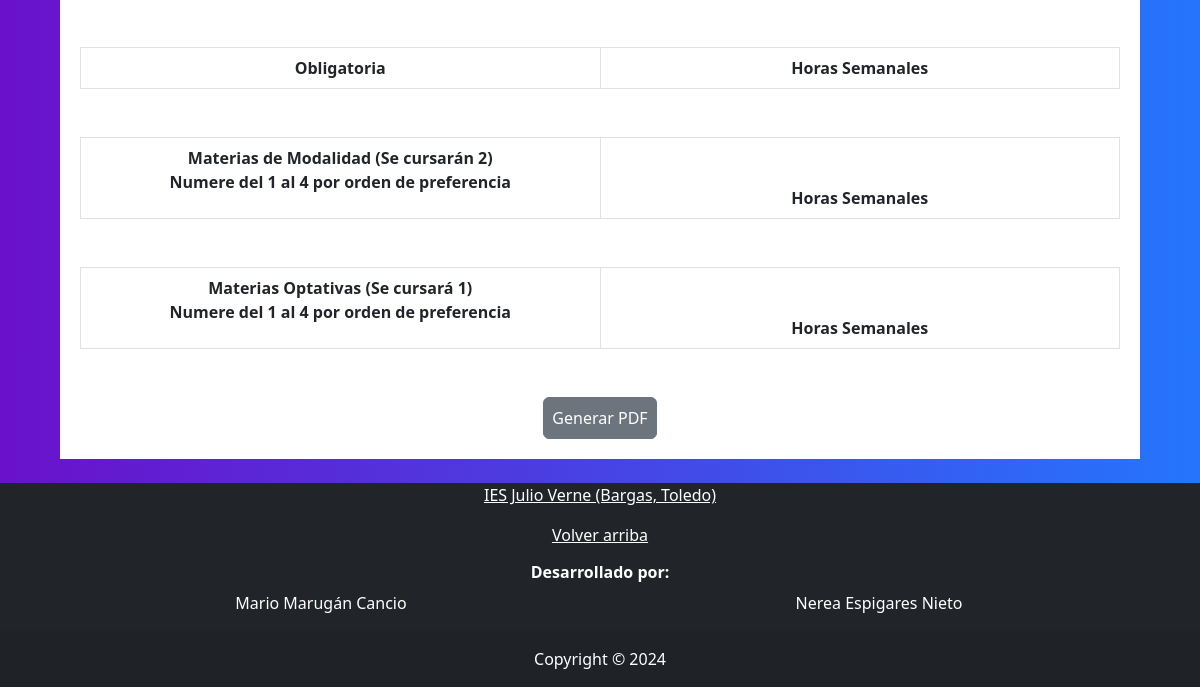
The app's page /prematricula/cursos/Bachillerato/Humanidades-Ciencias Sociales/1BTOHumanidades.php (lower part), older data.
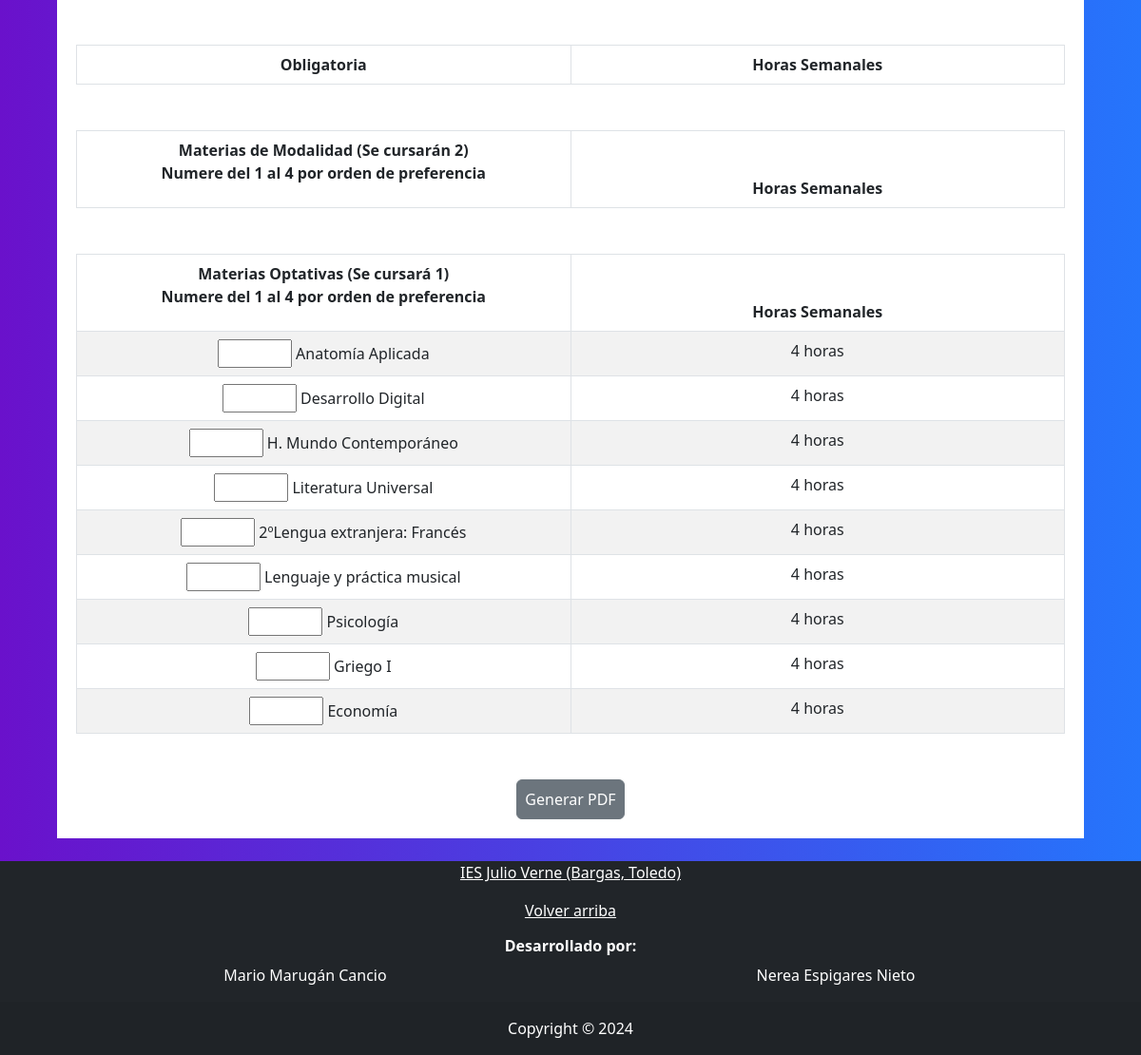
The same page, newer data.
### tables this page shows
CREATE TABLE Asignaturas(
	cod_asignatura INT PRIMARY KEY AUTO_INCREMENT,
    nombre VARCHAR(100) NOT NULL,
    horas INT NOT NULL,
    curso VARCHAR(30) NOT NULL,
    tipo VARCHAR(40)
);

### prematricula/cursos/Bachillerato/Humanidades-Ciencias Sociales/1BTOHumanidades.php (the view, shortened to what this page needs)
<!DOCTYPE html>
<html lang="en">
<head>
    <link rel="stylesheet" href="../../../../css/bootstrap.min.css">
    <link rel="stylesheet" type="text/css" href="../../../../css/principalCSS.css">
    <link href="https://cdn.jsdelivr.net/npm/bootstrap@5.3.0-alpha3/dist/css/bootstrap.min.css" rel="stylesheet">
    <?php
        require('../../../../archivosComunes/conexion.php');
    ?>
</head>
<body>
    <div class="fondo">
        <div class="matricula mt-4">
            <form id="matriculas" action="../../../generate_pdf.php" method="post">
                <div class="form-group mb-5">
                <table class="table table-bordered table-striped table-hover text-center">
                    <thead>
                        <tr>
                            <th scope="col">Obligatoria</th>
                            <th scope="col">Horas Semanales</th>
                    </thead>
                </table>
                </div>
                <div class="form-group mb-5">
                <table class="table table-bordered table-striped table-hover text-center">
                    <thead>
                        <tr>
                            <th scope="col">Materias de Modalidad (Se cursarán 2)
                                <p>Numere del 1 al 4 por orden de preferencia</p>
                            </th>
                            <th scope="col">Horas Semanales</th>
                        </tr>
                    </thead>
                </table>
                </div>
                <div class="form-group mb-5">
                <table class="table table-bordered table-striped table-hover text-center">
                    <thead>
                        <tr>
                            <th scope="col">Materias Optativas (Se cursará 1)
                                <p>Numere del 1 al 4 por orden de preferencia</p>
                            </th>
                            <th scope="col">Horas Semanales</th>
                        </tr>
                    </thead>
                    <tbody id="tablaOptativas">
                        <?php
                            $select = "SELECT cod_asignatura, nombre, horas, curso, tipo FROM asignaturas WHERE curso LIKE 'BTO1' AND tipo LIKE '%optativas'";
                            $resul = $db->query($select);
                            $idClasesOptativas = 1;
                            while ($asignatura = $resul->fetch(PDO::FETCH_ASSOC)) {
                                echo '<tr>';
                                    echo '<td id="'.$idClasesOptativas++.'_optativas"><input class="clasesOptativas" type="number" name="'. $asignatura['cod_asignatura'].'" min="1" max="4"> '.$asignatura['nombre'].'</td>';
                                    echo '<td id="horas_optativas'.$asignatura['cod_asignatura'].'">'.$asignatura['horas'].' horas</td>';
                                echo "</tr>";
                            }
                        ?>
                    </tbody>
                </table>
                </div>
                <div class="d-flex w-100 justify-content-center">
                <button type="button" onclick="validarDatos()" class="btn btn-secondary p-2">Generar PDF</button>
                </div>
            </form>
        </div>
    </div>
    <?php
    include('../../../footer.php');
    ?>
</body>
</html>

Row changes from the older to the newer data that the page shows:
added asignaturas: nombre "Anatomía Aplicada", horas "4"
added asignaturas: nombre "Desarrollo Digital", horas "4"
added asignaturas: nombre "H. Mundo Contemporáneo", horas "4"
added asignaturas: nombre "Literatura Universal", horas "4"
added asignaturas: nombre "2ºLengua extranjera: Francés", horas "4"
added asignaturas: nombre "Lenguaje y práctica musical", horas "4"
added asignaturas: nombre "Psicología", horas "4"
added asignaturas: nombre "Griego I", horas "4"
added asignaturas: nombre "Economía", horas "4"
